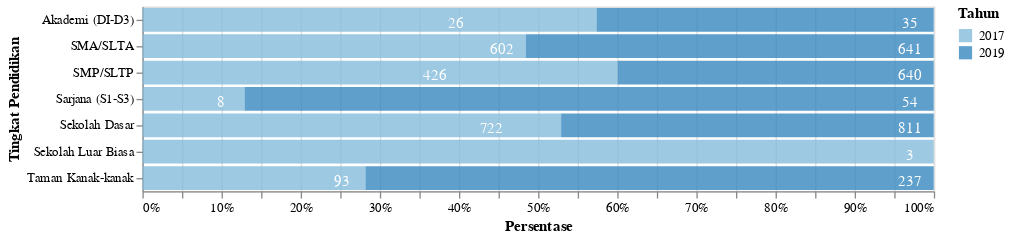

Here is the notebook cell this chart was saved with:
### Markdown cell above
<h2> Lulusan Pendidikan</h2>

### Code cell
df_5 = data('Penduduk menurut Tingkat Pendidikan')
plot5 = plot_1(df_5,'Persentase','Tingkat Pendidikan',600)
plot5

### Figure 1 — Vega-Lite specification as saved in the notebook (floating-point values rounded to 4 significant figures)
{"config": {"view": {"continuousWidth": 400, "continuousHeight": 300}}, "layer": [{"mark": {"type": "bar", "opacity": 0.8}, "encoding": {"color": {"condition": {"type": "ordinal", "field": "Tahun", "selection": "selector030"}, "value": "lightgray"}, "x": {"type": "quantitative", "axis": {"format": ".0%"}, "field": "N", "stack": "normalize", "title": "Persentase"}, "y": {"type": "ordinal", "field": "Keterangan", "title": "Tingkat Pendidikan"}}, "selection": {"selector030": {"type": "single", "encodings": ["x", "color"]}}}, {"mark": {"type": "text", "color": "white", "dx": -18, "dy": 3}, "encoding": {"detail": {"type": "ordinal", "field": "Tahun"}, "text": {"type": "ordinal", "field": "N"}, "tooltip": [{"type": "quantitative", "field": "Tahun"}, {"type": "nominal", "field": "Keterangan"}, {"type": "nominal", "field": "N"}, {"type": "nominal", "field": "Satuan"}], "x": {"type": "quantitative", "field": "N", "stack": "normalize"}, "y": {"type": "ordinal", "field": "Keterangan"}}, "selection": {"selector031": {"type": "interval", "bind": "scales", "encodings": ["x", "y"]}}}], "data": {"name": "data-7d40e4d1a9b30cab6972cd2fbc2a2adf"}, "width": 600, "$schema": "https://vega.github.io/schema/vega-lite/v4.8.1.json", "datasets": {"data-7d40e4d1a9b30cab6972cd2fbc2a2adf": [{"Tahun": 2017, "Kode": 1, "Data": "Kependudukan", "Kode Kategori": 1.7, "Kategori": "Penduduk menurut Tingkat Pendidikan", "Keterangan": "Taman Kanak-kanak", "N": "93", "Satuan": "Orang"}, {"Tahun": 2017, "Kode": 1, "Data": "Kependudukan", "Kode Kategori": 1.7, "Kategori": "Penduduk menurut Tingkat Pendidikan", "Keterangan": "Sekolah Dasar", "N": "811", "Satuan": "Orang"}, {"Tahun": 2017, "Kode": 1, "Data": "Kependudukan", "Kode Kategori": 1.7, "Kategori": "Penduduk menurut Tingkat Pendidikan", "Keterangan": "SMP/SLTP", "N": "640", "Satuan": "Orang"}, {"Tahun": 2017, "Kode": 1, "Data": "Kependudukan", "Kode Kategori": 1.7, "Kategori": "Penduduk menurut Tingkat Pendidikan", "Keterangan": "SMA/SLTA", "N": "602", "Satuan": "Orang"}, {"Tahun": 2017, "Kode": 1, "Data": "Kependudukan", "Kode Kategori": 1.7, "Kategori": "Penduduk menurut Tingkat Pendidikan", "Keterangan": "Akademi (DI-D3)", "N": "35", "Satuan": "Orang"}, {"Tahun": 2017, "Kode": 1, "Data": "Kependudukan", "Kode Kategori": 1.7, "Kategori": "Penduduk menurut Tingkat Pendidikan", "Keterangan": "Sarjana (S1-S3)", "N": "8", "Satuan": "Orang"}, {"Tahun": 2017, "Kode": 1, "Data": "Kependudukan", "Kode Kategori": 1.7, "Kategori": "Penduduk menurut Tingkat Pendidikan", "Keterangan": "Sekolah Luar Biasa", "N": "3", "Satuan": "Orang"}, {"Tahun": 2019, "Kode": 1, "Data": "Kependudukan", "Kode Kategori": 1.7, "Kategori": "Penduduk menurut Tingkat Pendidikan", "Keterangan": "Taman Kanak-kanak", "N": 237.0, "Satuan": "Orang"}, {"Tahun": 2019, "Kode": 1, "Data": "Kependudukan", "Kode Kategori": 1.7, "Kategori": "Penduduk menurut Tingkat Pendidikan", "Keterangan": "Sekolah Dasar", "N": 722.0, "Satuan": "Orang"}, {"Tahun": 2019, "Kode": 1, "Data": "Kependudukan", "Kode Kategori": 1.7, "Kategori": "Penduduk menurut Tingkat Pendidikan", "Keterangan": "SMP/SLTP", "N": 426.0, "Satuan": "Orang"}, {"Tahun": 2019, "Kode": 1, "Data": "Kependudukan", "Kode Kategori": 1.7, "Kategori": "Penduduk menurut Tingkat Pendidikan", "Keterangan": "SMA/SLTA", "N": 641.0, "Satuan": "Orang"}, {"Tahun": 2019, "Kode": 1, "Data": "Kependudukan", "Kode Kategori": 1.7, "Kategori": "Penduduk menurut Tingkat Pendidikan", "Keterangan": "Akademi (DI-D3)", "N": 26.0, "Satuan": "Orang"}, {"Tahun": 2019, "Kode": 1, "Data": "Kependudukan", "Kode Kategori": 1.7, "Kategori": "Penduduk menurut Tingkat Pendidikan", "Keterangan": "Sarjana (S1-S3)", "N": 54.0, "Satuan": "Orang"}, {"Tahun": 2019, "Kode": 1, "Data": "Kependudukan", "Kode Kategori": 1.7, "Kategori": "Penduduk menurut Tingkat Pendidikan", "Keterangan": "Sekolah Luar Biasa", "N": null, "Satuan": "Orang"}]}}
